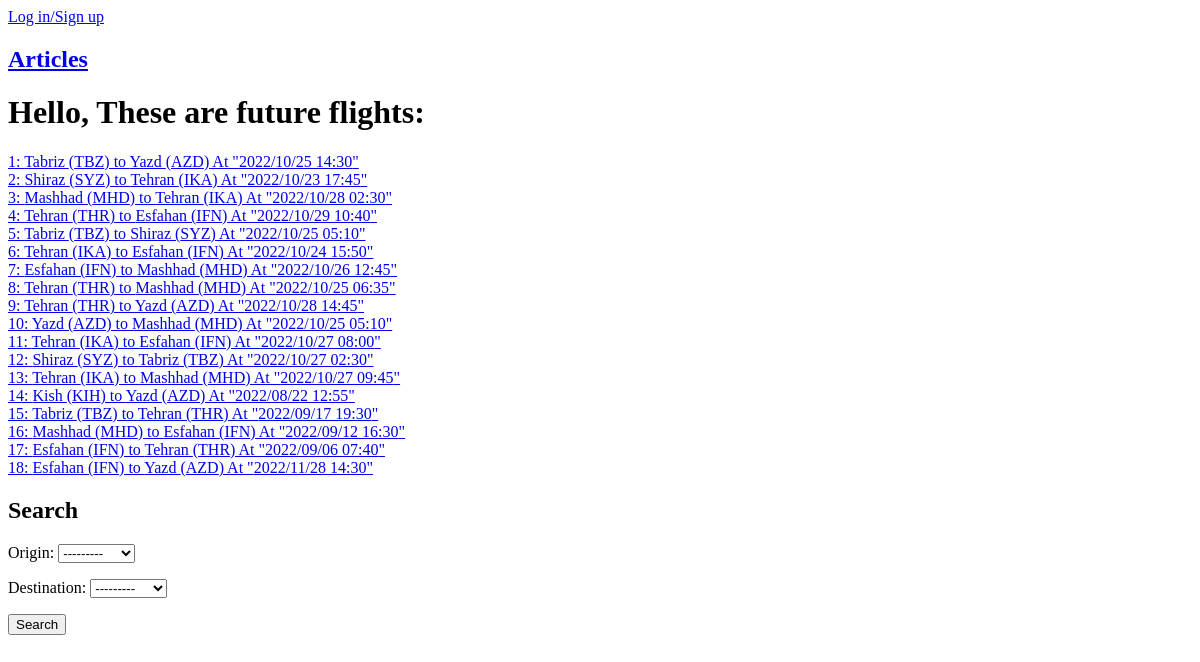
Before: / with the older database file.
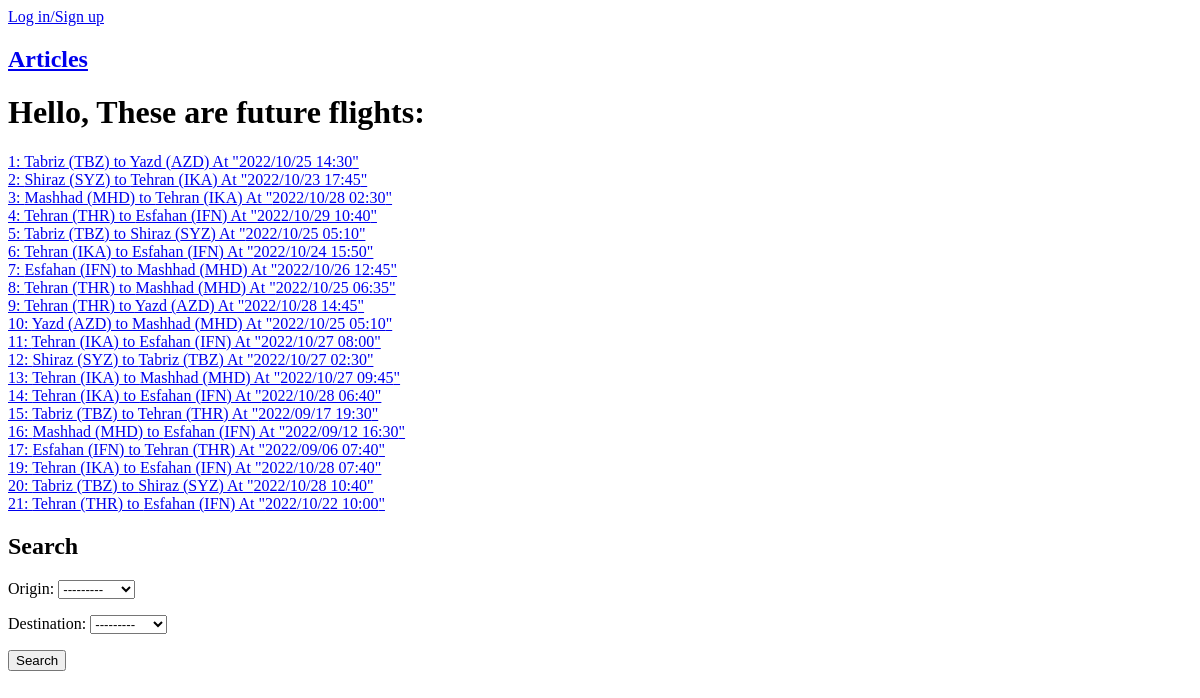
After: the same page with the newer database file.
### flights/models.py (models this page shows, shortened)
class Flight(models.Model):
    origin = models.ForeignKey(Airport, related_name='flights_from', on_delete=models.CASCADE)
    destination = models.ForeignKey(Airport, related_name='flights_to', on_delete=models.CASCADE)
    airline = models.ForeignKey(Airline, on_delete=models.CASCADE)
    datetime = models.DateTimeField()

class Airport(models.Model):
    name = models.CharField(max_length=60)
    symbol = models.CharField(max_length=3)
    city = models.ForeignKey(City, related_name='airports' ,on_delete=models.CASCADE)

class City(models.Model):
    name = models.CharField(max_length=25)
    def __str__(self):
        return f'{self.name}'

### flights/views.py (the view, shortened to what this page needs)
# urls.py: path('',homepage, name='homepage'),
def homepage(request):
    if request.method == 'GET':
        form = SearchFlight()
        return render(request, "Homepage.html", context={'flights': Flight.objects.all(),'form': form
                                                         ,'user':request.user
                      })

### flights/forms.py (shortened to what this page needs)
class SearchFlight(forms.Form):
    CITIES = City.objects.only('name')
    origin = forms.ModelChoiceField(queryset=CITIES)
    destination = forms.ModelChoiceField(queryset=CITIES)

### flights/templates/Homepage.html (shortened to what this page needs)
<!DOCTYPE html>
<html lang="en">
<head>
</head>
<body>
    {% if not request.user.is_authenticated %}
        <a href="{% url 'users:login' %}">Log in/Sign up</a>
    {% else %}
        <h4>{{ user.username }}</h4>
        <h4>Email: {{ user.email }}</h4>
        <a href="{% url 'users:logout' %}">Log out</a>
        <a href="{% url 'users:profile' %}">Profile Page</a>
    {% endif %}
    <h2>
    <a href="{% url 'articles:all_articles' %}">Articles</a>
    </h2>
    <h1>Hello, These are future flights:</h1>
{% for flight in flights %}
    <a href="{% url 'flights:flight_detail' flight.pk%}">{{ flight.pk }}: {{flight.origin.city}} ({{flight.origin.symbol}}) to {{ flight.destination.city }} ({{ flight.destination.symbol }}) At  "{{ flight.datetime|date:"Y/m/d H:i"}}"<br> </a>
{% endfor %}
<h2>Search</h2>
    <form action="{% url 'flights:homepage' %}" method="post">
        <p>{{ form.as_p }}</p>
    <button type="submit">Search</button>
    </form>
</body>
</html>

Changed rows visible on the page:
removed Flight: pk "18", origin.city "Esfahan", origin.symbol "IFN", destination.city "Yazd", destination.symbol "AZD", datetime "2022/11/28 14:30"
changed Flight id 14: origin.city "Kish" → "Tehran"; origin.symbol "KIH" → "IKA"; destination.city "Yazd" → "Esfahan"; destination.symbol "AZD" → "IFN"; datetime "2022/08/22 12:55" → "2022/10/28 06:40"
added Flight: pk "19", origin.city "Tehran", origin.symbol "IKA", destination.city "Esfahan", destination.symbol "IFN", datetime "2022/10/28 07:40"
added Flight: pk "20", origin.city "Tabriz", origin.symbol "TBZ", destination.city "Shiraz", destination.symbol "SYZ", datetime "2022/10/28 10:40"
added Flight: pk "21", origin.city "Tehran", origin.symbol "THR", destination.city "Esfahan", destination.symbol "IFN", datetime "2022/10/22 10:00"
